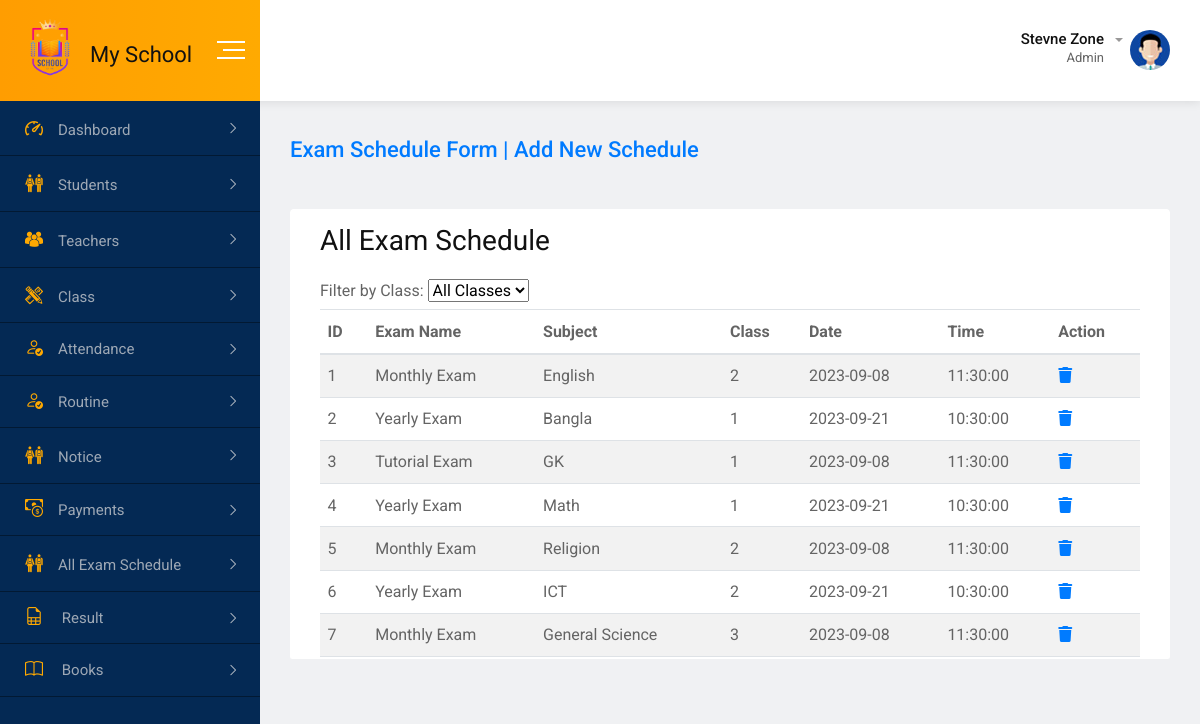
/admin/all_exam_schedule.php, run on the app's committed database.
### tables this page shows
CREATE TABLE `exam` (
  `id` int(11) NOT NULL,
  `exam_name` varchar(50) NOT NULL,
  `subject` varchar(50) NOT NULL,
  `class` int(11) NOT NULL,
  `date` date NOT NULL,
  `time` time NOT NULL
);

### admin/all_exam_schedule.php (the view, shortened to what this page needs)
<?php
include_once("../includes/db_config.php");
$sql = "SELECT * FROM exam";
$result = $db->query($sql);
?>
<?php include_once("../includes/index_header.php"); ?>
<body>
    <?php include_once("../includes/index_sidebar.php"); ?>
    <div class="dashboard-content-one">
        <div class="breadcrumbs-area">
            <h3><a href="notice_entry.php" class="">Exam Schedule Form | Add New Schedule</a></h3>
        </div>
        <div class="card" id="tableid">
            <div class="card-body">
                <h2>All Exam Schedule </h2>
                <div class="class-filter">
                    <label for="classFilter">Filter by Class:</label>
                    <select onclick="filterTable()"  id="classFilter">
                        <option value="">All Classes</option>
                    </select>
                </div>
                <table class="table table-striped bg-white">
                    <thead>
                        <tr>
                            <th>ID</th>
                            <th>Exam Name</th>
                            <th>Subject</th>
                            <th>Class</th>
                            <th>Date</th>
                            <th>Time</th>
                            <th>Action</th>
                        </tr>
                    </thead>
                    <tbody id="examTableBody">
                        <?php while ($row = $result->fetch_object()) { ?>
                            <tr>
                                <td><?php echo $row->id ?></td>
                                <td><?php echo $row->exam_name ?></td>
                                <td><?php echo $row->subject ?></td>
                                <td><?php echo $row->class ?></td>
                                <td><?php echo $row->date ?></td>
                                <td><?php echo $row->time ?></td>
                                <td>
                                    <a href="exam_delete_schedule.php?id=<?php echo $row->id ?>"><i class="fa-solid fa-trash"></i></a>
                                </td>
                            </tr>
                        <?php } ?>
                    </tbody>
                </table>
            </div>
        </div>
        <?php include_once("../includes/index_footer.php"); ?>
</body>
</html>

### assets/css/main.css (style rules this page uses)
html { color: #222; font-size: 1em; line-height: 1.4; }

### admin/all_exam_schedule.php (style rules this page uses)
#tableid { height: 450px; overflow: scroll; }

### data on the page
exam: id "1", exam_name "Monthly Exam", subject "English", class "2", date "2023-09-08", time "11:30:00"
exam: id "2", exam_name "Yearly Exam", subject "Bangla", class "1", date "2023-09-21", time "10:30:00"
exam: id "3", exam_name "Tutorial Exam", subject "GK", class "1", date "2023-09-08", time "11:30:00"
exam: id "4", exam_name "Yearly Exam", subject "Math", class "1", date "2023-09-21", time "10:30:00"
exam: id "5", exam_name "Monthly Exam", subject "Religion", class "2", date "2023-09-08", time "11:30:00"
exam: id "6", exam_name "Yearly Exam", subject "ICT", class "2", date "2023-09-21", time "10:30:00"
exam: id "7", exam_name "Monthly Exam", subject "General Science", class "3", date "2023-09-08", time "11:30:00"
